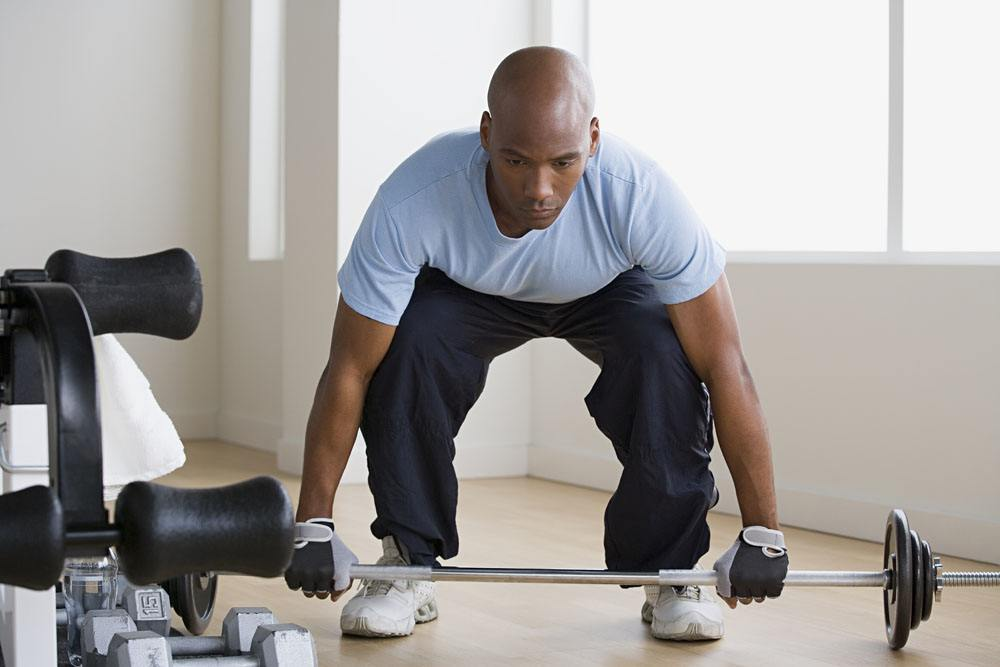
//> input picture input.jpg, 1000 x 667 px
$ ./main   (built with g++ and OpenCV 4)
//> lines starting //> are read from the running program, lines starting //| are printed output that depends on the picture
//> further down, image is the input picture: 667 rows x 1000 cols, CV_8UC3; mean B, G, R 155, 156.7, 160.2
#include <opencv2/opencv.hpp>

#include <iostream>

using namespace std;
using namespace cv;


Mat change_contrast(Mat src, double alpha, int beta) {
//> called with alpha = 2, beta = 50
    Mat new_image = Mat::zeros( src.size(), src.type() );

    /// 执行运算 new_image(i,j) = alpha*image(i,j) + beta
    for( int y = 0; y < src.rows; y++ )
    {
        for( int x = 0; x < src.cols; x++ )
        {
            for( int c = 0; c < 3; c++ )
            {
                new_image.at<Vec3b>(y,x)[c] = saturate_cast<uchar>( alpha*( src.at<Vec3b>(y,x)[c] ) + beta );
            }
        }
    }
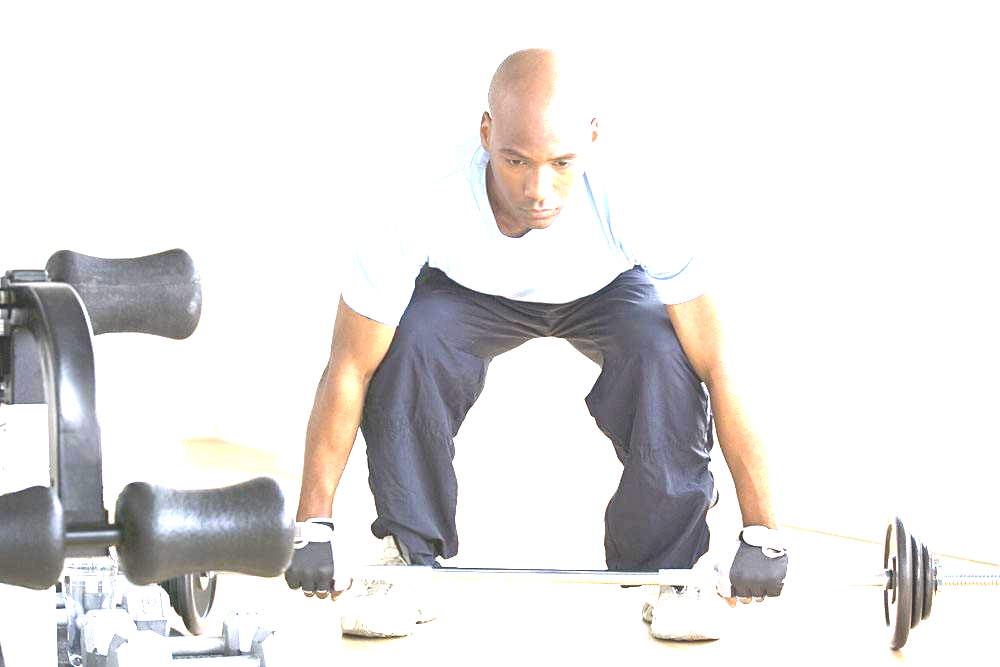
//> new_image: 667 rows x 1000 cols, CV_8UC3; mean B, G, R 226.8, 227.1, 228.8

    return new_image;
}


/*
H参数表示色彩信息，即所处的光谱颜色的位置。该参数用一角度量来表示，红、绿、蓝分别相隔120度。互补色分别相差180度。
纯度S为一比例值，范围从0到1，它表示成所选颜色的纯度和该颜色最大的纯度之间的比率。S=0时，只有灰度。
V表示色彩的明亮程度，范围从0到1。有一点要注意：它和光强度之间并没有直接的联系。*/

Mat change_chroma(Mat src, float h, float s, float v) {
//> called with h = 180, s = 1, v = 1
    Mat new_image;

    cv::cvtColor(src, new_image, CV_BGR2HSV);
//> new_image: 667 rows x 1000 cols, CV_8UC3; mean H, S, V 46.6, 28.9, 164.5


    for( int y = 0; y < src.rows; y++ )
    {
        for( int x = 0; x < src.cols; x++ )
        {
            new_image.at<Vec3b>(y,x)[0] = static_cast<uchar>((int) (new_image.at<Vec3b>(y,x)[0] + h) % 360);
            new_image.at<Vec3b>(y,x)[1] = static_cast<uchar>(new_image.at<Vec3b>(y,x)[1] * s);
            new_image.at<Vec3b>(y,x)[2] = static_cast<uchar>(new_image.at<Vec3b>(y,x)[2] * v);
        }
    }
//> new_image: 667 rows x 1000 cols, CV_8UC3; mean H, S, V 144, 28.9, 164.5

    cv::cvtColor(new_image, new_image, CV_HSV2BGR);
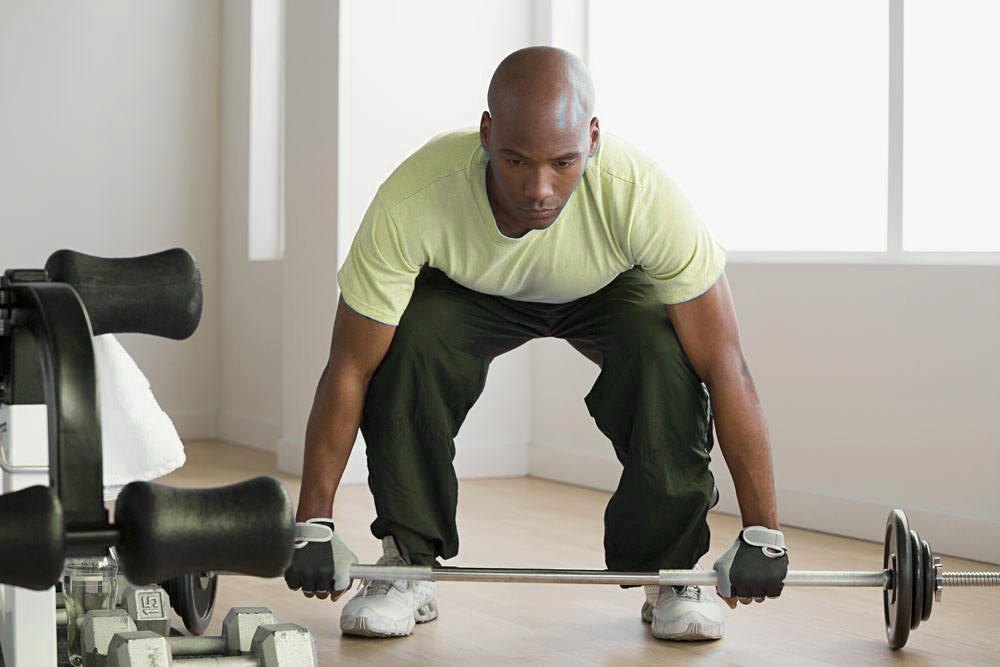
//> new_image: 667 rows x 1000 cols, CV_8UC3; mean B, G, R 150.4, 159.5, 163.4

    return new_image;
}

int main()
{

    Mat image = imread("./input.jpg");

    Mat contrast_test, chroma_test;

    contrast_test = change_contrast(image, 2, 50); // alpha ~ [1,3], beta ~ [0,100]

    chroma_test = change_chroma(image, 180, 1, 1); // h ~ [0, 360], s ~ [0,1], v ~ [0,1]

    imshow("Original Image", image);
    imshow("New Image", chroma_test);


    waitKey(0);
    return 0;
}
